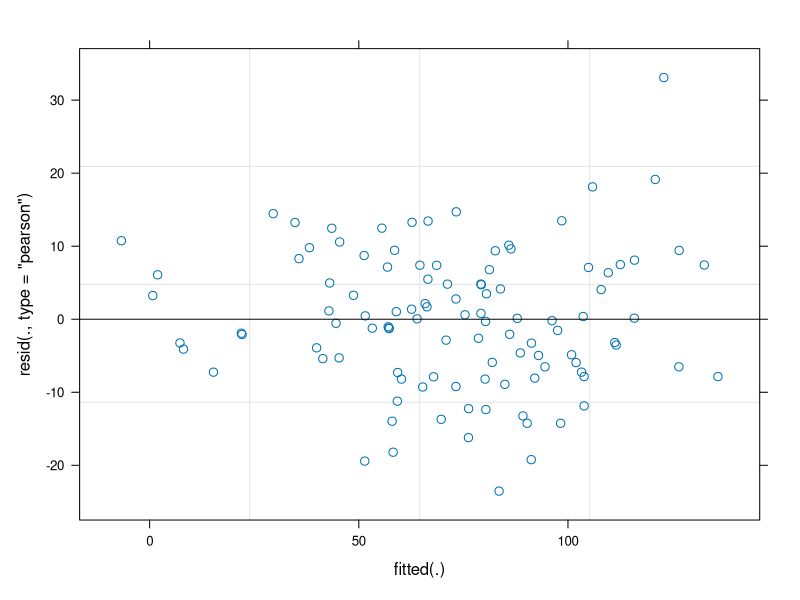
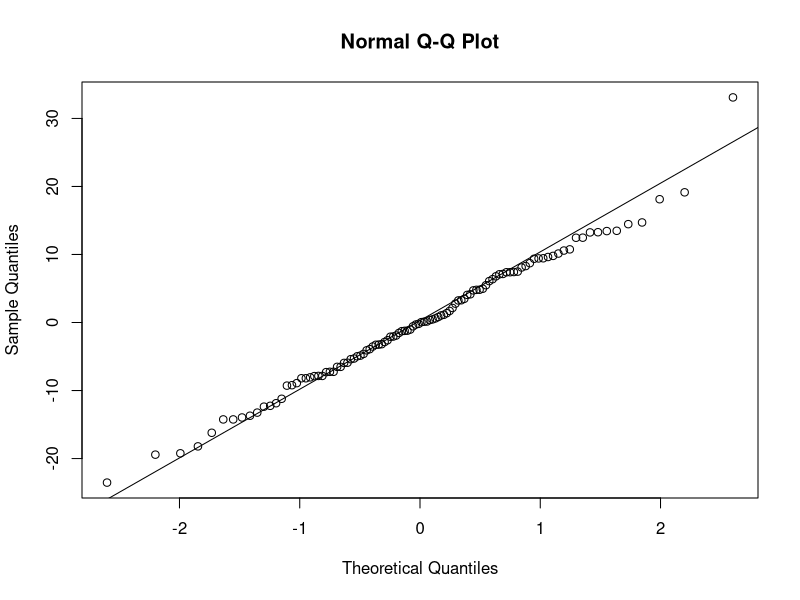
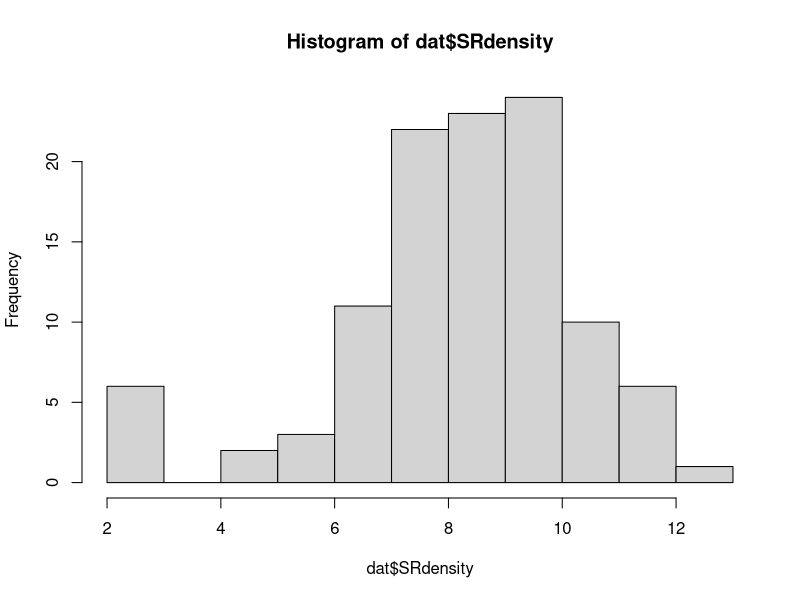
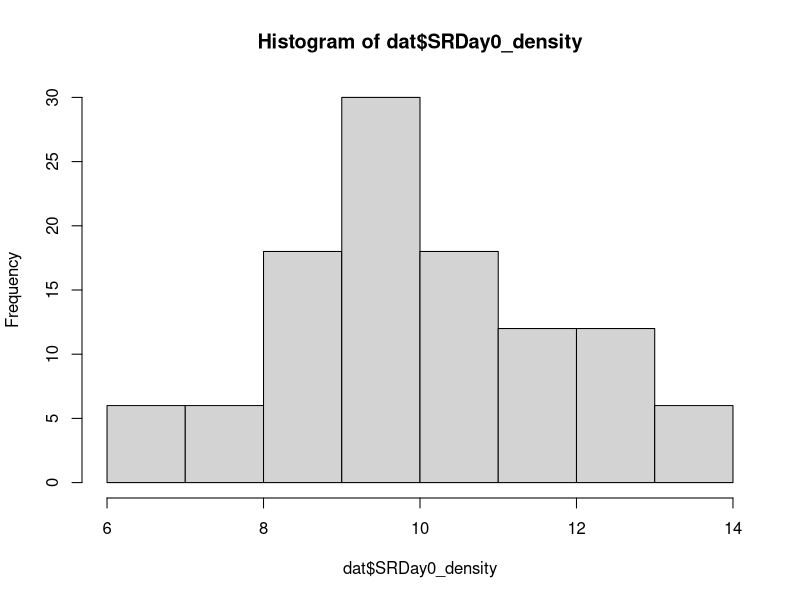
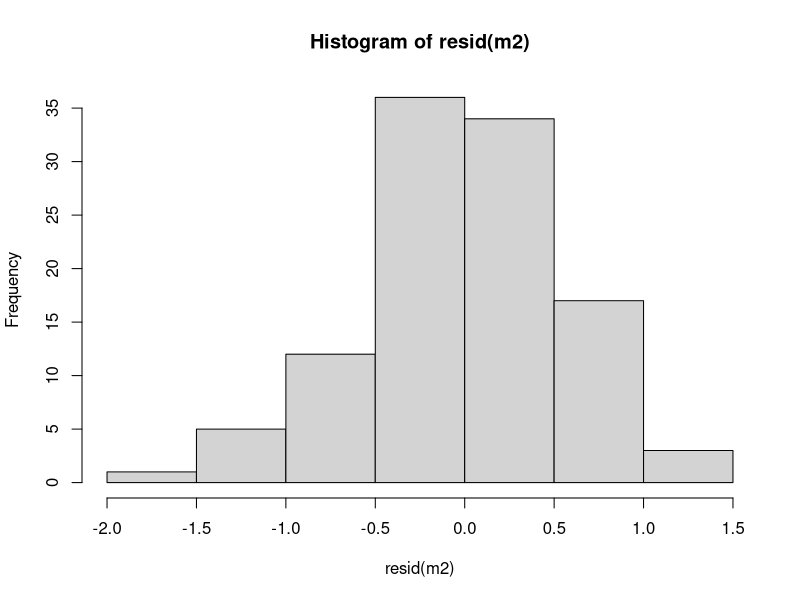
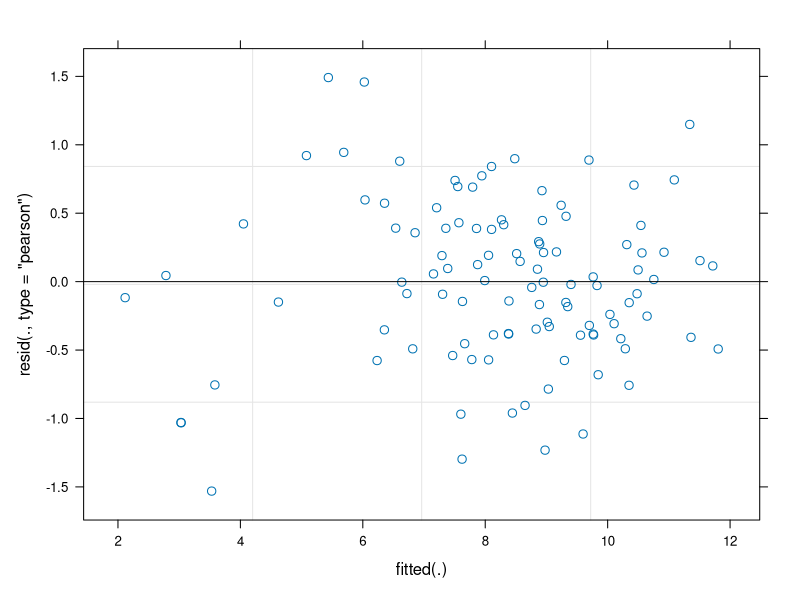
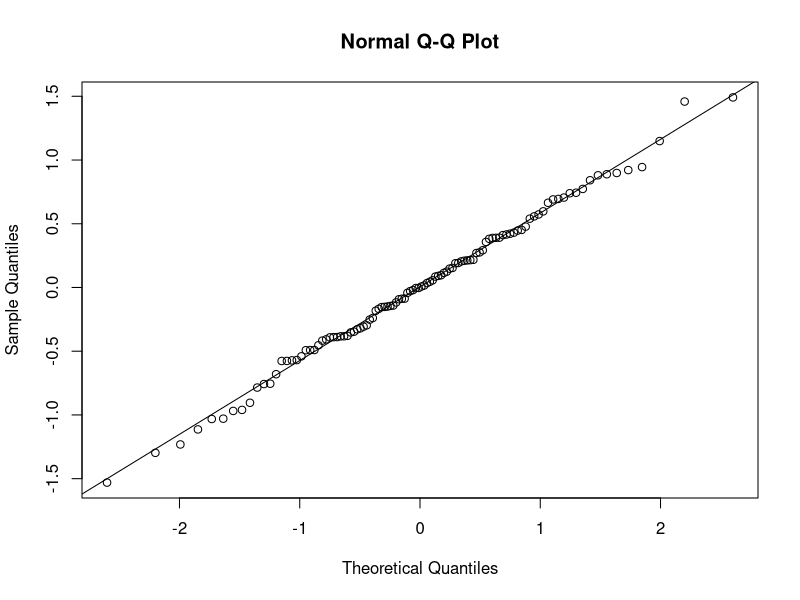
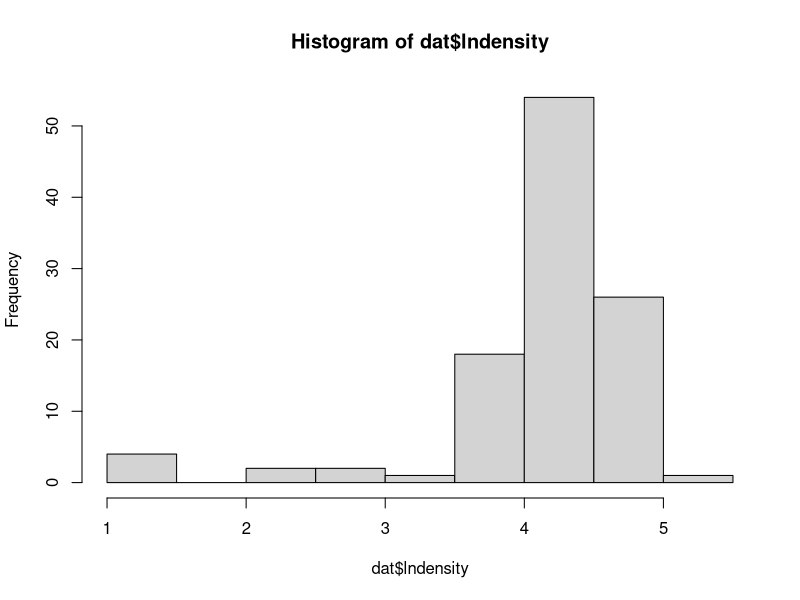

Generate these figures, in order, with R:
#Multi-stressor field experiment
#lmer analysis
#A. Ostrowski October 31, 2022


library(dplyr)
library(rstatix)
library(ggplot2)
library(emmeans)
library(tidyverse)
library(lme4)
library(lmerTest)

#load csv - data without control
dat <- read.csv("Data_NoControl.csv")
str(dat)
dat <- data.frame(unclass(dat), stringsAsFactors = TRUE)
str(dat)
dat$Plot.ID <- as.factor(dat$Plot.ID)
dat$Week <- as.factor(dat$Week)
dat$Block <- as.factor(dat$Block)
str(dat)

#shoot density analysis
#shoot density model and plot
sort(dat$Week)
dat$Treatment <- relevel(factor(dat$Treatment), ref = "StaticStatic")

m1 <- lmer(Shoot_density ~ Week * Treatment + (1|Plot.ID) 
           + offset(Day0_density), dat = dat)

plot(m1)
qqnorm(resid(m1))
qqline(resid(m1))
summary(m1)
anova(m1)

#transform data
#sqrt
dat$SRdensity <- sqrt(dat$Shoot_density)
hist(dat$SRdensity)
dat$SRDay0_density <- sqrt(dat$Day0_density)
hist(dat$SRDay0_density)

m2 <- lmer(SRdensity ~ Week * Treatment + (1|Plot.ID) 
           + offset(SRDay0_density), dat = dat)

shapiro.test(resid(m2))
hist(resid(m2))
plot(m2)
qqnorm(resid(m2))
qqline(resid(m2))
summary(m2)
anova(m2)

#log transform - not a good fit
dat$lndensity <- log(dat$Shoot_density)
hist(dat$lndensity)
dat$lnDay0_density <- log(dat$Day0_density)
hist(dat$lnDay0_density)

m3 <- lmer(lndensity ~ Week * Treatment + (1|Plot.ID) 
           + offset(lnDay0_density), dat = dat)

shapiro.test(resid(m3))
hist(resid(m3))
plot(m3)
qqnorm(resid(m3))
qqline(resid(m3))
summary(m3)
anova(m3)

#investigating other lmers 
#add "block" as random effect nested within PlotID random effect
#shoot density model
sort(dat$Week)
dat$Treatment <- relevel(factor(dat$Treatment), ref = "StaticStatic")

m4 <- lmer(SRdensity ~ Week * Treatment + (1|Block) + (1|Block:Plot.ID) 
           + offset(SRDay0_density), dat = dat)

shapiro.test(resid(m4))
hist(resid(m4))
plot(m4)
qqnorm(resid(m4))
qqline(resid(m4))
summary(m4)
anova(m4)

#plot
#formatted figure with SE
easyPredSE <- function(model,newdata=NULL,alpha=0.05) {
  ## baseline prediction, on the linear predictor (logit) scale:
  pred0 <- predict(model,re.form=NA,newdata=newdata)
  ## fixed-effects model matrix for new data
  X <- model.matrix(formula(model,fixed.only=TRUE)[-2],newdata)
  beta <- fixef(model) ## fixed-effects coefficients
  V <- vcov(model)     ## variance-covariance matrix of beta
  pred.se <- sqrt(diag(X %*% V %*% t(X))) ## std errors of predictions
  ## inverse-link function
  linkinv <- family(model)$linkinv
  crit <- -qnorm(alpha/2)
  linkinv(cbind(conf.low=pred0-pred.se,
                conf.high=pred0+pred.se))
}

#Make df with all combos of observed treatments (m1)
dat$Treatment <- factor(dat$Treatment, levels = c("StaticStatic", "InPhase", "OutPhase"))

newdata <- dat %>% 
  select(Treatment, Week, Day0_density) %>%
  distinct()
newdata$Day0_density <- mean(dat$Day0_density)
newdata$mean <- predict(m1, re.form=NA,
                        newdata = newdata)

SEs <- easyPredSE(m1, newdata = newdata)
newdata$lwr <- SEs[,1]
newdata$upr <- SEs[,2]

newdata %>%
  ggplot() +
  aes(x = Week, y = mean - Day0_density, colour = Treatment, group = Treatment) +
  geom_errorbar(aes(ymin = lwr- Day0_density, ymax = upr- Day0_density), width = 0.2, position = position_dodge(width = 0.5)) +
  geom_point(size = 3, position = position_dodge(0.5)) +
  #geom_smooth(method = "lm", alpha = .15, aes(fill = Treatment))+
  theme_bw()+
  theme(text = element_text(size = 12, face = "bold"), 
        axis.text.x = element_text(angle = 0, vjust=0.6, color = "black"),
        axis.text.y = element_text(color = "black"))+
  theme(panel.grid.minor=element_blank(),
        panel.grid.major=element_blank())+
  #geom_hline(yintercept = 0, colour = "grey42", size = 0.5, linetype = "longdash")+
  ylab("Model predictions \n change in shoot density relative to day 0") +
  xlab("Week") +
  scale_colour_discrete("Treatment") +
  theme(legend.position = c(0.88, 0.84))


#
##
#surface area model and plot
sort(dat$Week)
dat$Treatment <- relevel(factor(dat$Treatment), ref = "StaticStatic")

m5 <- lmer(Leaf_surface_area ~ Week * Treatment + (1|Plot.ID) 
           + offset(Day0_surface_area), dat = dat)

shapiro.test(resid(m5))
hist(resid(m5))
plot(m5)
qqnorm(resid(m5))
qqline(resid(m5))
summary(m5)
anova(m5)

#sqrt transform
dat$SRarea <- sqrt(dat$Leaf_surface_area)
hist(dat$SRarea)
dat$SRDay0_area <- sqrt(dat$Day0_surface_area)
hist(dat$SRDay0_area)

m6 <- lmer(SRarea ~ Week * Treatment + (1|Plot.ID) 
           + offset(SRDay0_area), dat = dat)

shapiro.test(resid(m6))
hist(resid(m6))
plot(m6)
qqnorm(resid(m6))
qqline(resid(m6))
summary(m6)
anova(m6)

#block and plot ID random effects
m7 <- lmer(SRarea ~ Week * Treatment + (1|Block) + (1|Block:Plot.ID) 
           + offset(SRDay0_area), dat = dat)

plot(m7)
qqnorm(resid(m7))
qqline(resid(m7))
summary(m7)
anova(m7)

#plot
#formatted figure with SE
easyPredSE <- function(model,newdata=NULL,alpha=0.05) {
  ## baseline prediction, on the linear predictor (logit) scale:
  pred0 <- predict(model,re.form=NA,newdata=newdata)
  ## fixed-effects model matrix for new data
  X <- model.matrix(formula(model,fixed.only=TRUE)[-2],newdata)
  beta <- fixef(model) ## fixed-effects coefficients
  V <- vcov(model)     ## variance-covariance matrix of beta
  pred.se <- sqrt(diag(X %*% V %*% t(X))) ## std errors of predictions
  ## inverse-link function
  linkinv <- family(model)$linkinv
  crit <- -qnorm(alpha/2)
  linkinv(cbind(conf.low=pred0-pred.se,
                conf.high=pred0+pred.se))
}

#Make df with all combos of observed treatments (m5)
dat$Treatment <- factor(dat$Treatment, levels = c("StaticStatic", "InPhase", "OutPhase"))

newdata <- dat %>% 
  select(Treatment, Week, Day0_surface_area) %>%
  distinct()
newdata$Day0_surface_area <- mean(dat$Day0_surface_area)
newdata$mean <- predict(m5, re.form=NA,
                        newdata = newdata)

SEs <- easyPredSE(m5, newdata = newdata)
newdata$lwr <- SEs[,1]
newdata$upr <- SEs[,2]

newdata %>%
  ggplot() +
  aes(x = Week, y = mean - Day0_surface_area, colour = Treatment, group = Treatment) +
  geom_errorbar(aes(ymin = lwr- Day0_surface_area, ymax = upr- Day0_surface_area), width = 0.2, position = position_dodge(width = 0.5)) +
  geom_point(size = 3, position = position_dodge(0.5)) +
  #geom_smooth(method = "lm", alpha = .15, aes(fill = Treatment))+
  theme_bw()+
  theme(text = element_text(size = 12, face = "bold"), 
        axis.text.x = element_text(angle = 0, vjust=0.6, color = "black"),
        axis.text.y = element_text(color = "black"))+
  theme(panel.grid.minor=element_blank(),
        panel.grid.major=element_blank())+
  ylab("Model predictions \n change in leaf surface area relative to day 0") +
  xlab("Week") +
  scale_colour_discrete("Treatment") +
  theme(legend.position = c(0.88, 0.84))


#
##
#crustacean abundance model and plot
sort(dat$Week)
dat$Treatment <- relevel(factor(dat$Treatment), ref = "StaticStatic")

hist(dat$Total_crustacean)

m8 <- lmer(Total_crustacean ~ Week * Treatment + (1|Plot.ID) 
           + offset(Day0_crustacean), dat = dat)

plot(m8)
qqnorm(resid(m8))
qqline(resid(m8))
summary(m8)
anova(m8)

#sqrt transform
dat$SRinvert <- sqrt(dat$Total_crustacean)
hist(dat$SRinvert)
dat$SRDay0_invert <- sqrt(dat$Day0_crustacean)
hist(dat$SRDay0_invert)

m9 <- lmer(SRinvert ~ Week * Treatment + (1|Plot.ID) 
           + offset(SRDay0_invert), dat = dat)

shapiro.test(resid(m9))
hist(resid(m9))
plot(m9)
qqnorm(resid(m9))
qqline(resid(m9))
summary(m9)
anova(m9)

#block and plot ID random effects
m10 <- lmer(SRinvert ~ Week * Treatment + (1|Block) + (1|Block:Plot.ID) 
           + offset(SRDay0_invert), dat = dat)

shapiro.test(resid(m10))
hist(resid(m10))
plot(m10)
qqnorm(resid(m10))
qqline(resid(m10))
summary(m10)
anova(m10)

#plot
#formatted figure with SE
easyPredSE <- function(model,newdata=NULL,alpha=0.05) {
  ## baseline prediction, on the linear predictor (logit) scale:
  pred0 <- predict(model,re.form=NA,newdata=newdata)
  ## fixed-effects model matrix for new data
  X <- model.matrix(formula(model,fixed.only=TRUE)[-2],newdata)
  beta <- fixef(model) ## fixed-effects coefficients
  V <- vcov(model)     ## variance-covariance matrix of beta
  pred.se <- sqrt(diag(X %*% V %*% t(X))) ## std errors of predictions
  ## inverse-link function
  linkinv <- family(model)$linkinv
  crit <- -qnorm(alpha/2)
  linkinv(cbind(conf.low=pred0-pred.se,
                conf.high=pred0+pred.se))
}

#Make df with all combos of observed treatments (m8)
dat$Treatment <- factor(dat$Treatment, levels = c("StaticStatic", "InPhase", "OutPhase"))

newdata <- dat %>% 
  select(Treatment, Week, Day0_crustacean) %>%
  distinct()
newdata$Day0_crustacean <- mean(dat$Day0_crustacean)
newdata$mean <- predict(m8, re.form=NA,
                        newdata = newdata)

SEs <- easyPredSE(m8, newdata = newdata)
newdata$lwr <- SEs[,1]
newdata$upr <- SEs[,2]

newdata %>%
  ggplot() +
  aes(x = Week, y = mean - Day0_crustacean, colour = Treatment, group = Treatment) +
  geom_errorbar(aes(ymin = lwr- Day0_crustacean, ymax = upr- Day0_crustacean), width = 0.2, position = position_dodge(width = 0.5)) +
  geom_point(size = 3, position = position_dodge(0.5)) +
  #geom_smooth(method = "lm", alpha = .15, aes(fill = Treatment))+
  theme_bw()+
  theme(text = element_text(size = 12, face = "bold"), 
        axis.text.x = element_text(angle = 0, vjust=0.6, color = "black"),
        axis.text.y = element_text(color = "black"))+
  theme(panel.grid.minor=element_blank(),
        panel.grid.major=element_blank())+
  ylab("Model predictions \n change in crustacean abundance relative to day 0") +
  xlab("Week") +
  scale_colour_discrete("Treatment") +
  theme(legend.position = c(0.88, 0.84))


#
##
#survival rate
#data without control
dat2 <- read.csv("MortalityGrowth_Data.csv")
str(dat2)
dat2 <- data.frame(unclass(dat2), stringsAsFactors = TRUE)
str(dat2)
dat2$Block <- as.factor(dat2$Block)
str(dat2)

dat2$Treatment <- relevel(factor(dat2$Treatment), ref = "StaticStatic")

m1 <- lmer(Survival_rate ~ Treatment + (1|Block), dat = dat2)

plot(m1)
qqnorm(resid(m1))
qqline(resid(m1))
summary(m1)
anova(m1)

#formatted figure with SE
easyPredSE <- function(model,newdata=NULL,alpha=0.05) {
  ## baseline prediction, on the linear predictor (logit) scale:
  pred0 <- predict(model,re.form=NA,newdata=newdata)
  ## fixed-effects model matrix for new data
  X <- model.matrix(formula(model,fixed.only=TRUE)[-2],newdata)
  beta <- fixef(model) ## fixed-effects coefficients
  V <- vcov(model)     ## variance-covariance matrix of beta
  pred.se <- sqrt(diag(X %*% V %*% t(X))) ## std errors of predictions
  ## inverse-link function
  linkinv <- family(model)$linkinv
  crit <- -qnorm(alpha/2)
  linkinv(cbind(conf.low=pred0-pred.se,
                conf.high=pred0+pred.se))
}

#Make df with all combos of observed treatments (m2)
dat2$Treatment <- factor(dat2$Treatment, levels = c("StaticStatic", "InPhase", "OutPhase"))

newdata <- dat2 %>% 
  select(Treatment) %>%
  distinct()
newdata$mean <- predict(m1, re.form=NA,
                        newdata = newdata)

SEs <- easyPredSE(m1, newdata = newdata)
newdata$lwr <- SEs[,1]
newdata$upr <- SEs[,2]

newdata %>%
  ggplot() +
  aes(x = Treatment, y = mean, colour = Treatment) +
  geom_errorbar(aes(ymin = lwr, ymax = upr), width = 0.2, position = position_dodge(width = 0.5)) +
  geom_point(size = 3, position = position_dodge(0.5)) +
  theme_bw()+
  theme(text = element_text(size = 12, face = "bold"), 
        axis.text.x = element_text(angle = 0, vjust=0.6, color = "black"),
        axis.text.y = element_text(color = "black"))+
  theme(panel.grid.minor=element_blank(),
        panel.grid.major=element_blank())+
  ylab("Model predictions \n seagrass survival rate (%)") +
  xlab("Treatment") 

#use binomial model instead of lmer
dat2$Treatment <- relevel(factor(dat2$Treatment), ref = "StaticStatic")

m2 <- glmer(cbind(Shoot_fin, Shoot_init) ~ Treatment + (1|Block), dat = dat2, family = "binomial")

summary(m2)
anova(m2)
plot(predict(m2))
